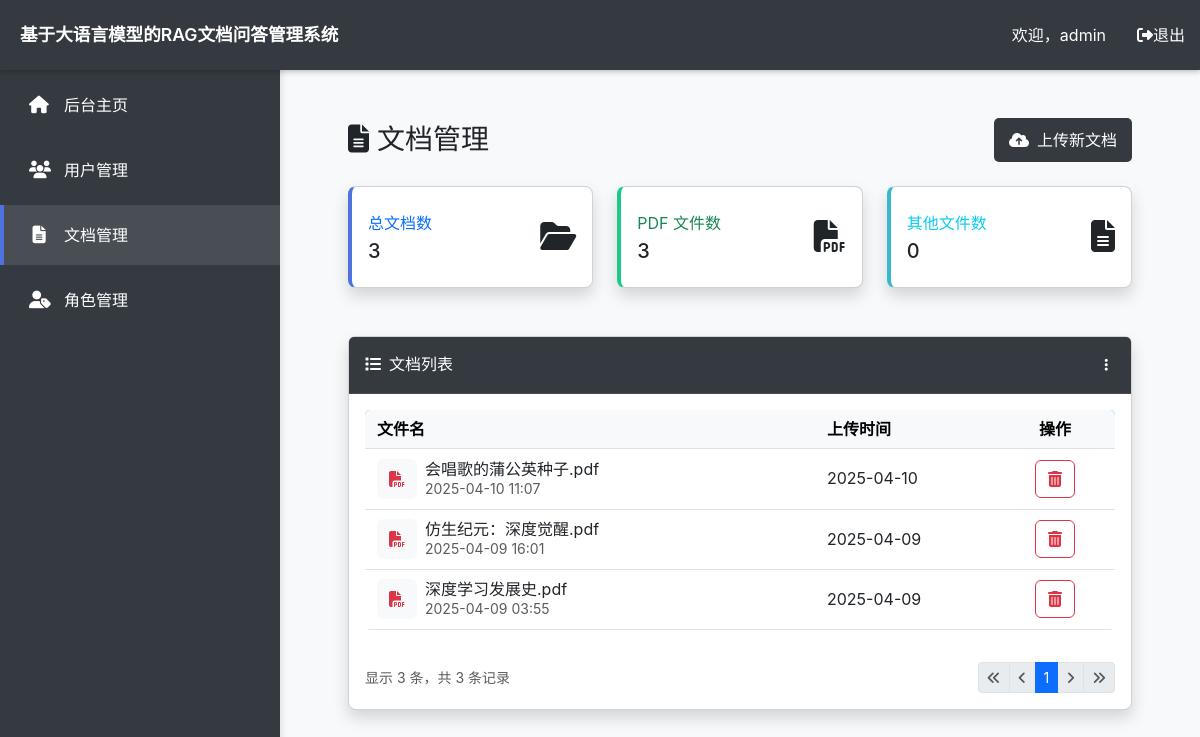
/admin/docs (signed in), run on the app's committed database.
### model.py (models this page shows, shortened)
class PKMixin:
    id = db.Column(db.Integer, primary_key=True, autoincrement=True)

class TimestampMixin:
    created_at = db.Column(
        db.DateTime,
        default=datetime.utcnow,
        server_default=text("CURRENT_TIMESTAMP"),
        nullable=False,
        index=True,
    )
    updated_at = db.Column(
        db.DateTime,
        default=datetime.utcnow,
        onupdate=datetime.utcnow,
        server_default=text("CURRENT_TIMESTAMP"),
        nullable=False,
    )

class User(db.Model, UserMixin, PKMixin, TimestampMixin):
    __tablename__ = 'users'
    username = db.Column(db.String(64), unique=True, nullable=False, index=True)
    password_hash = db.Column(db.String(128), nullable=False)
    approved = db.Column(db.Boolean, default=False, server_default=text('0'))
    role_id = db.Column(db.Integer, db.ForeignKey('user_roles.id'), nullable=True)
    role = db.relationship('UserRole', back_populates='users', lazy='joined')
    sessions = db.relationship(
        'Session', back_populates='user', lazy='dynamic', cascade='all, delete-orphan'
    )
    documents = db.relationship(
        'Document', back_populates='uploader', lazy='dynamic', cascade='all, delete-orphan'
    )

class Document(db.Model, PKMixin, TimestampMixin):
    __tablename__ = 'documents'
    filename = db.Column(db.String(255), nullable=False)
    uploader_id = db.Column(db.Integer, db.ForeignKey('users.id'), nullable=True)
    uploader = db.relationship(
        'User', back_populates='documents', lazy='joined'
    )

### app.py (the view)
@app.route('/admin/docs', methods=['GET'])
@login_required
def manage_docs():
    doc_dir = current_app.config['UPLOAD_FOLDER']
    if not os.path.exists(doc_dir):
        os.makedirs(doc_dir)
    total_docs = Document.query.count()
    pdf_docs   = Document.query.filter(Document.filename.ilike('%.pdf')).count()
    other_docs = total_docs - pdf_docs
    page = request.args.get('page', 1, type=int)
    pagination = (
        Document.query
                .order_by(Document.created_at.desc())
                .paginate(page=page, per_page=10, error_out=False)
    )
    return render_template(
        'manage_docs.html',
        total_docs=total_docs,
        pdf_docs=pdf_docs,
        other_docs=other_docs,
        pagination=pagination,
        custom_regex=request.args.get('custom_regex', '')
    )

### templates/manage_docs.html (shortened to what this page needs)
{% extends 'base.html' %}
{% block content %}
<div class="container-fluid p-4">
    <div class="d-sm-flex align-items-center justify-content-between mb-4">
        <h1 class="h3 mb-0 text-gray-800">
            <i class="fas fa-file-alt me-2"></i>文档管理
        </h1>
        <button class="btn btn-primary" data-bs-toggle="modal" data-bs-target="#uploadModal">
            <i class="fas fa-cloud-upload-alt me-2"></i>上传新文档
        </button>
    </div>
    <div class="row mb-4">
        <div class="col-xl-4 col-md-6 mb-4">
            <div class="card border-left-primary shadow h-100 py-2">
                <div class="card-body">
                    <div class="row no-gutters align-items-center">
                        <div class="col mr-2">
                            <div class="text-xs font-weight-bold text-primary text-uppercase mb-1">总文档数</div>
                            <div class="h5 mb-0 font-weight-bold text-gray-800">{{ total_docs }}</div>
                        </div>
                        <div class="col-auto">
                            <i class="fas fa-folder-open fa-2x text-gray-300"></i>
                        </div>
                    </div>
                </div>
            </div>
        </div>
        <div class="col-xl-4 col-md-6 mb-4">
            <div class="card border-left-success shadow h-100 py-2">
                <div class="card-body">
                    <div class="row no-gutters align-items-center">
                        <div class="col mr-2">
                            <div class="text-xs font-weight-bold text-success text-uppercase mb-1">PDF 文件数</div>
                            <div class="h5 mb-0 font-weight-bold text-gray-800">{{ pdf_docs }}</div>
                        </div>
                        <div class="col-auto">
                            <i class="fas fa-file-pdf fa-2x text-gray-300"></i>
                        </div>
                    </div>
                </div>
            </div>
        </div>
        <div class="col-xl-4 col-md-6 mb-4">
            <div class="card border-left-info shadow h-100 py-2">
                <div class="card-body">
                    <div class="row no-gutters align-items-center">
                        <div class="col mr-2">
                            <div class="text-xs font-weight-bold text-info text-uppercase mb-1">其他文件数</div>
                            <div class="h5 mb-0 font-weight-bold text-gray-800">{{ other_docs }}</div>
                        </div>
                        <div class="col-auto">
                            <i class="fas fa-file-alt fa-2x text-gray-300"></i>
                        </div>
                    </div>
                </div>
            </div>
        </div>
    </div>
    <div class="card shadow mb-4">
        <div class="card-header py-3 bg-dark d-flex align-items-center justify-content-between">
            <h6 class="m-0 font-weight-bold text-white"><i class="fas fa-list me-2"></i>文档列表</h6>
            <div class="dropdown no-arrow">
                <a class="dropdown-toggle text-white" href="#" role="button" id="docActionsDropdown"
                   data-bs-toggle="dropdown" aria-expanded="false">
                    <i class="fas fa-ellipsis-v fa-sm fa-fw"></i>
                </a>
            </div>
        </div>
        <div class="card-body">
            {% if pagination.items %}
            <div class="table-responsive">
                <table class="table table-hover align-middle">
                    <thead class="table-light">
                    <tr>
                        <th>文件名</th>
                        <th width="180">上传时间</th>
                        <th width="120" class="text-center">操作</th>
                    </tr>
                    </thead>
                    <tbody>
                    {% for doc in pagination.items %}
                    <tr>
                        <td>
                            <div class="d-flex align-items-center">
                                <div class="file-icon bg-light rounded p-2 me-2">
                                    {% set ext = doc.filename|lower %}
                                    {% if ext.endswith('.pdf') %}
                                    <i class="fas fa-file-pdf text-danger"></i>
                                    {% elif ext.endswith('.txt') %}
                                    <i class="fas fa-file-alt text-primary"></i>
                                    {% elif ext.endswith('.doc') or ext.endswith('.docx') %}
                                    <i class="fas fa-file-word text-info"></i>
                                    {% else %}
                                    <i class="fas fa-file text-secondary"></i>
                                    {% endif %}
                                </div>
                                <div>
                                    <div class="file-name">{{ doc.filename }}</div>
                                    <small class="text-muted">{{ doc.created_at.strftime('%Y-%m-%d %H:%M') }}</small>
                                </div>
                            </div>
                        </td>
                        <td>
                            <span data-bs-toggle="tooltip" data-bs-placement="top"
                                  title="{{ doc.created_at.strftime('%Y-%m-%d %H:%M:%S') }}">
                                {{ doc.created_at.strftime('%Y-%m-%d') }}
                            </span>
                        </td>
                        <td class="text-center">
                            <div class="btn-group btn-group-sm">
                                <form action="{{ url_for('delete_doc_page') }}" method="POST" class="d-inline">
                                    <button type="button" class="btn btn-outline-danger"
                                            onclick="confirmDelete(this.form, '{{ doc.filename }}')"
                                            data-bs-toggle="tooltip" title="删除文档">
                                        <i class="fas fa-trash-alt"></i>
                                    </button>
                                </form>
                            </div>
                        </td>
                    </tr>
                    {% endfor %}
                    </tbody>
                </table>
            </div>
            <div class="d-flex justify-content-between align-items-center mt-3">
                <div class="text-muted small">
                    显示 {{ pagination.items|length }} 条，共 {{ pagination.total }} 条记录
                </div>
                <nav aria-label="Page navigation">
                    <ul class="pagination pagination-sm mb-0">
                        <li class="page-item {% if not pagination.has_prev %}disabled{% endif %}">
                            <a class="page-link" href="{{ url_for('manage_docs', page=1) }}" aria-label="First">
                                <span aria-hidden="true"><i class="fas fa-angle-double-left"></i></span>
                            </a>
                        </li>
                        <li class="page-item {% if not pagination.has_prev %}disabled{% endif %}">
                            <a class="page-link" href="{{ url_for('manage_docs', page=pagination.prev_num) }}" aria-label="Previous">
                                <span aria-hidden="true"><i class="fas fa-angle-left"></i></span>
                            </a>
                        </li>
                        {% for page_num in pagination.iter_pages(left_edge=1, right_edge=1, left_current=2, right_current=2) %}
                        {% if page_num %}
                        <li class="page-item {% if page_num == pagination.page %}active{% endif %}">
                            <a class="page-link" href="{{ url_for('manage_docs', page=page_num) }}">{{ page_num }}</a>
                        </li>
                        {% else %}
                        <li class="page-item disabled">
                            <span class="page-link">…</span>
                        </li>
                        {% endif %}
                        {% endfor %}
                        <li class="page-item {% if not pagination.has_next %}disabled{% endif %}">
                            <a class="page-link" href="{{ url_for('manage_docs', page=pagination.next_num) }}" aria-label="Next">
                                <span aria-hidden="true"><i class="fas fa-angle-right"></i></span>
                            </a>
                        </li>
                        <li class="page-item {% if not pagination.has_next %}disabled{% endif %}">
                            <a class="page-link" href="{{ url_for('manage_docs', page=pagination.pages) }}" aria-label="Last">
                                <span aria-hidden="true"><i class="fas fa-angle-double-right"></i></span>
                            </a>
                        </li>
                    </ul>
                </nav>
            </div>
            {% endif %}
        </div>
    </div>
</div>
{% endblock %}

### templates/base.html (shortened to what this page needs)
<!DOCTYPE html>
<html lang="zh-CN">
<head>
  <link rel="stylesheet" href="https://cdnjs.cloudflare.com/ajax/libs/font-awesome/6.4.0/css/all.min.css">
  <link href="https://cdn.jsdelivr.net/npm/bootstrap@5.3.0/dist/css/bootstrap.min.css" rel="stylesheet">
  <link rel="stylesheet" href="{{ url_for('static', filename='css/style.css') }}">
</head>
<body>
  <nav class="navbar navbar-dark navbar-top">
    <div class="container-fluid px-0">
      <a class="navbar-brand" href="{{ url_for('admin_index') }}">基于大语言模型的RAG文档问答管理系统</a>
      <div class="user-info">
        <span class="nav-user">欢迎，{{ current_user.username if current_user.is_authenticated else 'Guest' }}</span>
        <a href="#" class="nav-link logout-link" data-bs-toggle="modal" data-bs-target="#logoutModal">
          <i class="fas fa-sign-out-alt"></i> 退出
        </a>
      </div>
    </div>
  </nav>
  <div class="sidebar" id="sidebar">
    <ul class="sidebar-menu">
      <li>
        <a href="{{ url_for('admin_index') }}" class="{% if request.path == url_for('admin_index') %}active{% endif %}">
          <i class="fas fa-home"></i> 后台主页
        </a>
      </li>
      <li>
        <a href="{{ url_for('manage_users') }}" class="{% if request.path == url_for('manage_users') %}active{% endif %}">
          <i class="fas fa-users"></i> 用户管理
        </a>
      </li>
      <li>
        <a href="{{ url_for('manage_docs') }}" class="{% if request.path == url_for('manage_docs') %}active{% endif %}">
          <i class="fas fa-file-alt"></i> 文档管理
        </a>
      </li>
      <li>
        <a href="{{ url_for('manage_roles') }}" class="{% if request.path == url_for('manage_roles') %}active{% endif %}">
          <i class="fas fa-user-tag"></i> 角色管理
        </a>
      </li>
    </ul>
  </div>
  <main class="main-content">
    <div class="container-fluid p-4">
      {% block content %}{% endblock %}
    </div>
  </main>
</body>
</html>

### data on the page
User: username "admin"
Document: filename "会唱歌的蒲公英种子.pdf", created_at "2025-04-10 11:07", created_at "2025-04-10"
Document: filename "仿生纪元：深度觉醒.pdf", created_at "2025-04-09 16:01", created_at "2025-04-09"
Document: filename "深度学习发展史.pdf", created_at "2025-04-09 03:55", created_at "2025-04-09"

### other printed values
{{ total_docs }} "3"
{{ pdf_docs }} "3"
{{ other_docs }} "0"
{{ pagination.items|length }} "3"
{{ pagination.total }} "3"
{{ page_num }} "1"
